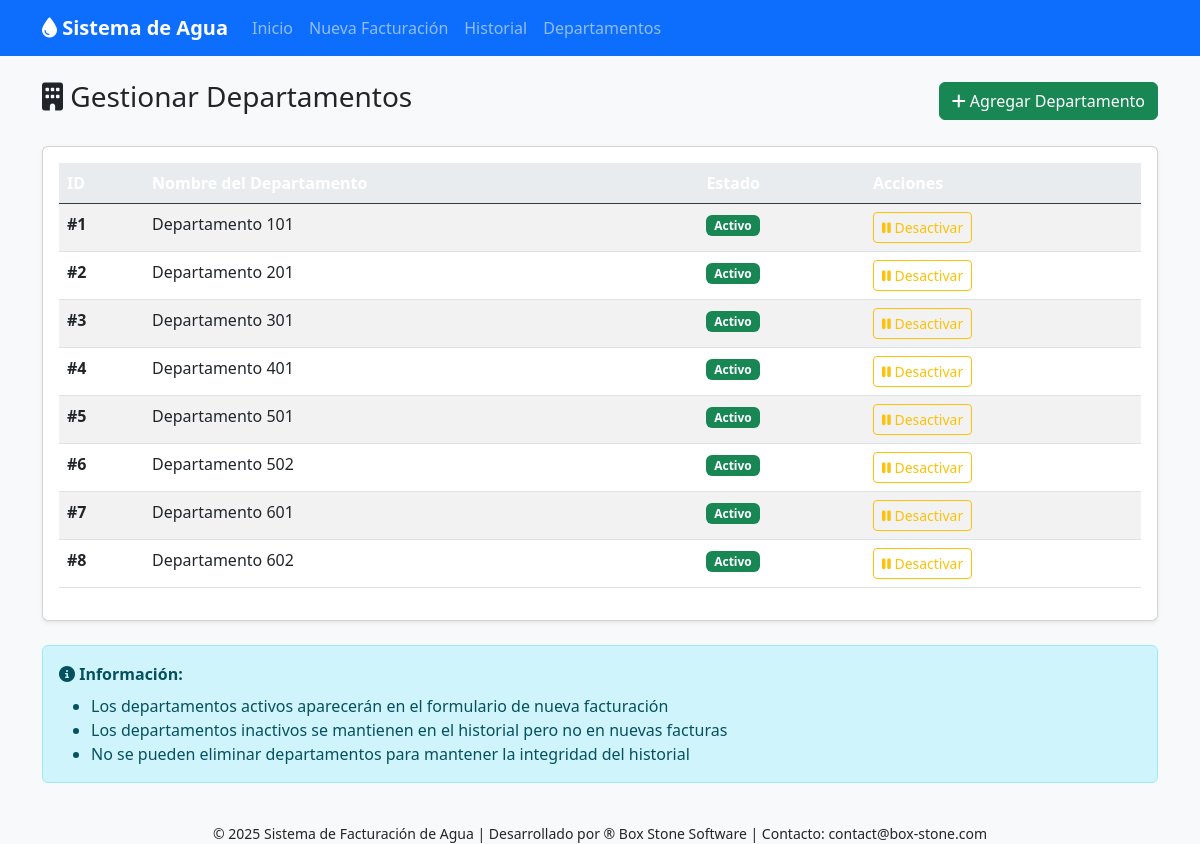
/gestionar_departamentos, run on the app's committed database.
### tables this page shows
CREATE TABLE departamentos (
            id INTEGER PRIMARY KEY AUTOINCREMENT,
            nombre TEXT UNIQUE NOT NULL,
            activo BOOLEAN DEFAULT 1
        );

### app.py (the view)
@app.route('/gestionar_departamentos')
def gestionar_departamentos():
    conn = get_db_connection()
    departamentos = conn.execute('SELECT * FROM departamentos ORDER BY nombre').fetchall()
    conn.close()
    return render_template('gestionar_departamentos.html', departamentos=departamentos)

### app.py (called while the page is built)
def get_db_connection():
    conn = sqlite3.connect('facturacion_agua.db')
    conn.row_factory = sqlite3.Row
    return conn

### templates/gestionar_departamentos.html (shortened to what this page needs)
{% extends "base.html" %}
{% block content %}
<div class="row">
    <div class="col-12">
        <div class="d-flex justify-content-between align-items-center mb-4">
            <h3><i class="fas fa-building"></i> Gestionar Departamentos</h3>
            <button class="btn btn-success" data-bs-toggle="modal" data-bs-target="#agregarDepartamentoModal">
                <i class="fas fa-plus"></i> Agregar Departamento
            </button>
        </div>
    </div>
</div>
<div class="row">
    <div class="col-12">
        <div class="card">
            <div class="card-body">
                <div class="table-responsive">
                    <table class="table table-striped">
                        <thead class="table-dark">
                            <tr>
                                <th>ID</th>
                                <th>Nombre del Departamento</th>
                                <th>Estado</th>
                                <th>Acciones</th>
                            </tr>
                        </thead>
                        <tbody>
                            {% for departamento in departamentos %}
                            <tr>
                                <td><strong>#{{ departamento.id }}</strong></td>
                                <td>{{ departamento.nombre }}</td>
                                <td>
                                    {% if departamento.activo %}
                                        <span class="badge bg-success">Activo</span>
                                    {% else %}
                                        <span class="badge bg-secondary">Inactivo</span>
                                    {% endif %}
                                </td>
                                <td>
                                    <a href="{{ url_for('toggle_departamento', dept_id=departamento.id) }}"
                                       class="btn btn-sm {% if departamento.activo %}btn-outline-warning{% else %}btn-outline-success{% endif %}">
                                        <i class="fas fa-{% if departamento.activo %}pause{% else %}play{% endif %}"></i>
                                        {% if departamento.activo %}Desactivar{% else %}Activar{% endif %}
                                    </a>
                                </td>
                            </tr>
                            {% endfor %}
                        </tbody>
                    </table>
                </div>
            </div>
        </div>
    </div>
</div>
<div class="row mt-4">
    <div class="col-12">
        <div class="alert alert-info">
            <strong><i class="fas fa-info-circle"></i> Información:</strong>
            <ul class="mb-0 mt-2">
                <li>Los departamentos activos aparecerán en el formulario de nueva facturación</li>
                <li>Los departamentos inactivos se mantienen en el historial pero no en nuevas facturas</li>
                <li>No se pueden eliminar departamentos para mantener la integridad del historial</li>
            </ul>
        </div>
    </div>
</div>
{% endblock %}

### templates/base.html (style rules this page uses)
body { background-color: #f8f9fa; }
.card { box-shadow: 0 0.125rem 0.25rem rgba(0, 0, 0, 0.075); }
.table th { background-color: #e9ecef; }

### data on the page
departamentos: id "1", nombre "Departamento 101", activo "Activo"
departamentos: id "2", nombre "Departamento 201", activo "Activo"
departamentos: id "3", nombre "Departamento 301", activo "Activo"
departamentos: id "4", nombre "Departamento 401", activo "Activo"
departamentos: id "5", nombre "Departamento 501", activo "Activo"
departamentos: id "6", nombre "Departamento 502", activo "Activo"
departamentos: id "7", nombre "Departamento 601", activo "Activo"
departamentos: id "8", nombre "Departamento 602", activo "Activo"
